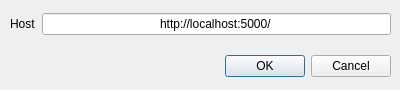
<?xml version="1.0" encoding="UTF-8"?>
<ui version="4.0">
 <class>Dialog</class>
 <widget class="QDialog" name="Dialog">
  <property name="geometry">
   <rect>
    <x>0</x>
    <y>0</y>
    <width>400</width>
    <height>90</height>
   </rect>
  </property>
  <property name="windowTitle">
   <string>OSRM instance information</string>
  </property>
  <widget class="QDialogButtonBox" name="buttonBox">
   <property name="geometry">
    <rect>
     <x>10</x>
     <y>50</y>
     <width>381</width>
     <height>32</height>
    </rect>
   </property>
   <property name="layoutDirection">
    <enum>Qt::LeftToRight</enum>
   </property>
   <property name="orientation">
    <enum>Qt::Horizontal</enum>
   </property>
   <property name="standardButtons">
    <set>QDialogButtonBox::Cancel|QDialogButtonBox::Ok</set>
   </property>
   <property name="centerButtons">
    <bool>false</bool>
   </property>
  </widget>
  <widget class="QWidget" name="layoutWidget">
   <property name="geometry">
    <rect>
     <x>10</x>
     <y>10</y>
     <width>381</width>
     <height>29</height>
    </rect>
   </property>
   <layout class="QGridLayout" name="gridLayout">
    <item row="0" column="0">
     <widget class="QLabel" name="label">
      <property name="text">
       <string>Host</string>
      </property>
     </widget>
    </item>
    <item row="0" column="1">
     <widget class="QLineEdit" name="lineEdit_host">
      <property name="layoutDirection">
       <enum>Qt::LeftToRight</enum>
      </property>
      <property name="autoFillBackground">
       <bool>false</bool>
      </property>
      <property name="text">
       <string>http://localhost:5000/</string>
      </property>
      <property name="alignment">
       <set>Qt::AlignCenter</set>
      </property>
     </widget>
    </item>
   </layout>
  </widget>
 </widget>
 <resources/>
 <connections>
  <connection>
   <sender>buttonBox</sender>
   <signal>accepted()</signal>
   <receiver>Dialog</receiver>
   <slot>accept()</slot>
   <hints>
    <hint type="sourcelabel">
     <x>248</x>
     <y>254</y>
    </hint>
    <hint type="destinationlabel">
     <x>157</x>
     <y>274</y>
    </hint>
   </hints>
  </connection>
  <connection>
   <sender>buttonBox</sender>
   <signal>rejected()</signal>
   <receiver>Dialog</receiver>
   <slot>reject()</slot>
   <hints>
    <hint type="sourcelabel">
     <x>316</x>
     <y>260</y>
    </hint>
    <hint type="destinationlabel">
     <x>286</x>
     <y>274</y>
    </hint>
   </hints>
  </connection>
 </connections>
</ui>
